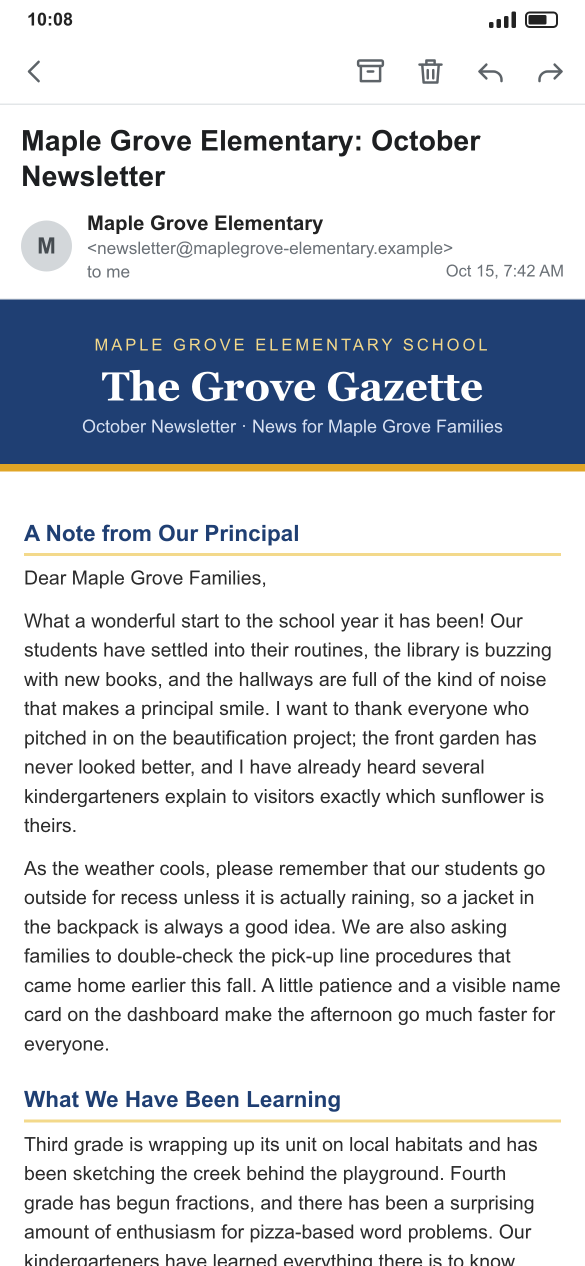
#> input picture marketing/hero/phone-before-1x@3x.png, 1170 x 2532 px, found by its file name (shown at 1/2 size)
$ python make-dense-crops.py
#> lines starting #> are read from the running program, lines starting #| are printed output that depends on the picture
#!/usr/bin/env python3
"""Build the two 'dense wall of text' BEFORE crops used by the 2026-10-16 hero banner pack.

Both are straight pixel crops of the real, already-rendered 1:1 fictional newsletter
(hero-newsletter-before.png and hero-newsletter-before-desktop@2x.png), so every word is
exactly what is in the newsletter. Nothing is redrawn. The only edit is a soft white fade
at the bottom so it reads as 'this goes on and on'.

Run from marketing/hero/:  python3 source/make-dense-crops.py
Needs Pillow (already on this Mac).
"""
from PIL import Image

def fade_bottom(img, fade_px):
    w, h = img.size
    mask = Image.new("L", (1, h), 0)
    px = mask.load()
    for y in range(h):
        d = y - (h - fade_px)
        px[0, y] = 0 if d <= 0 else min(255, int(255 * (d / fade_px) ** 1.3))
    mask = mask.resize((w, h))
    white = Image.new("RGB", (w, h), (255, 255, 255))
    return Image.composite(white, img, mask)

# 1) PHONE: real phone header (status strip + back arrow + 4 icons, top 210px of the 1:1 phone render)
#    + the dense 'Upcoming Happenings' stretch of the full newsletter, like the email scrolled down.
#    1170 x 2532 = 390:844 (same shape as hero-phone-before-screen@3x.png).
phone = Image.open("phone-before-1x@3x.png").convert("RGB")
#> phone is the input picture: PIL image 1170x2532 RGB; mean R, G, B 212.8, 216.4, 221.9
full = Image.open("hero-newsletter-before.png").convert("RGB")
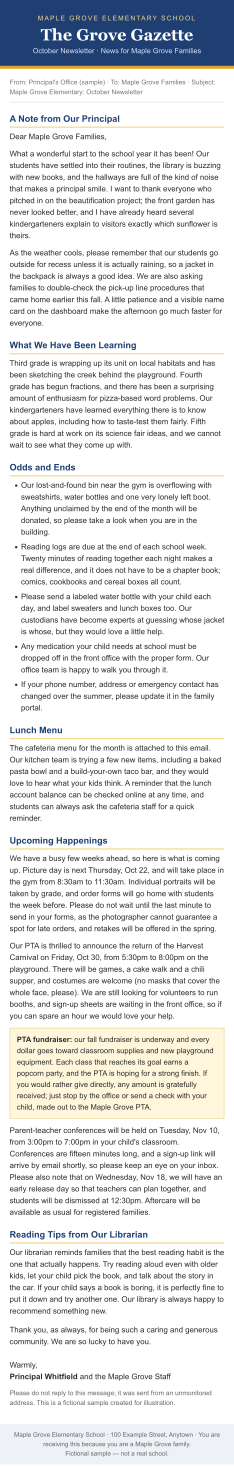
#> input picture marketing/hero/hero-newsletter-before.png, 1170 x 7335 px, found by its file name (shown at 1/5 size)
#> full is the input picture: PIL image 1170x7335 RGB; mean R, G, B 227.9, 228.8, 229.3
HEAD = 210
Y0 = 3775
out = Image.new("RGB", (1170, 2532), (255, 255, 255))
#> out: PIL image 1170x2532 RGB; every value is 255
out.paste(phone.crop((0, 0, 1170, HEAD)), (0, 0))
body = full.crop((0, Y0, 1170, Y0 + 2532 - HEAD))
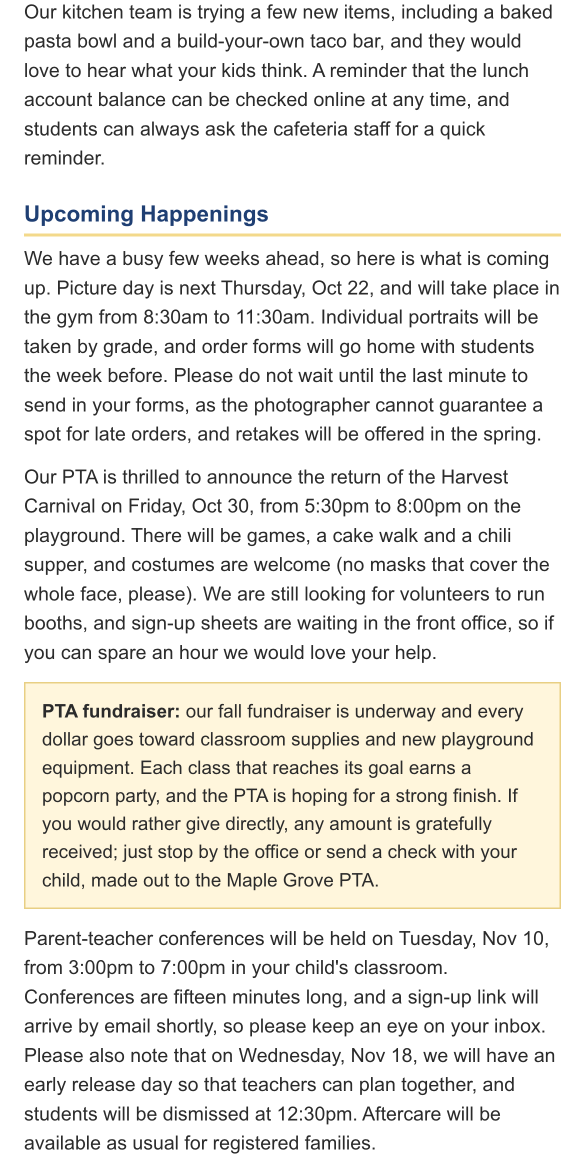
#> body: PIL image 1170x2322 RGB (shown at 1/2 size); mean R, G, B 234.3, 232.8, 228.4
body = fade_bottom(body, 250)
#> in fade_bottom, `mask = mask.resize((w, h))`:
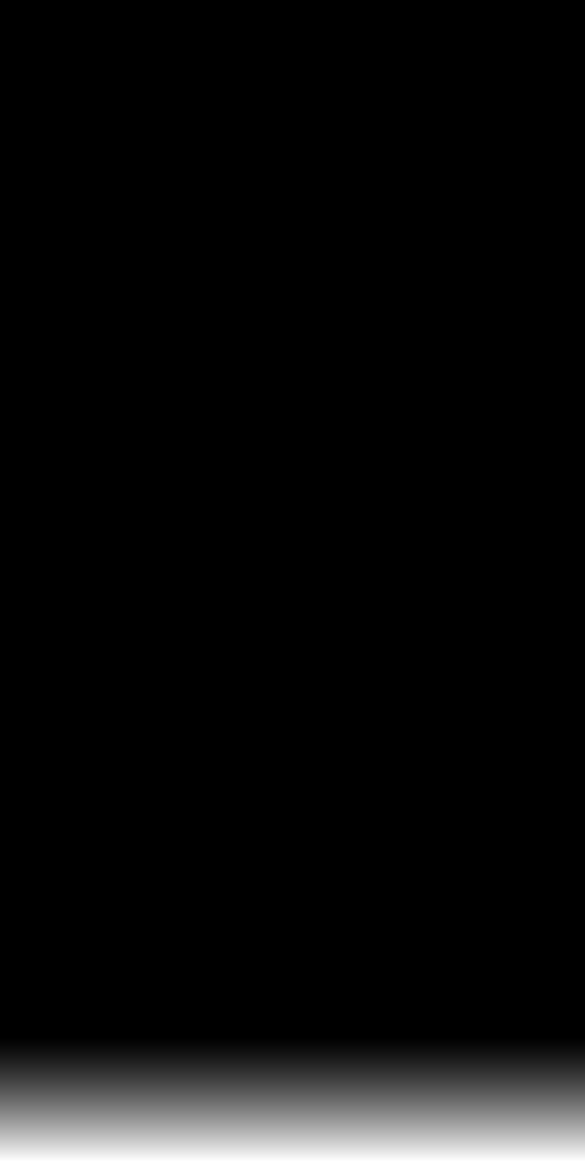
#> mask: PIL image 1170x2322 L (shown at 1/2 size); min 0, max 253, mean 11.8
#> in fade_bottom, `white = Image.new("RGB", (w, h), (255, 255, 255))`: white: PIL image 1170x2322 RGB; every value is 255
out.paste(body, (0, HEAD))
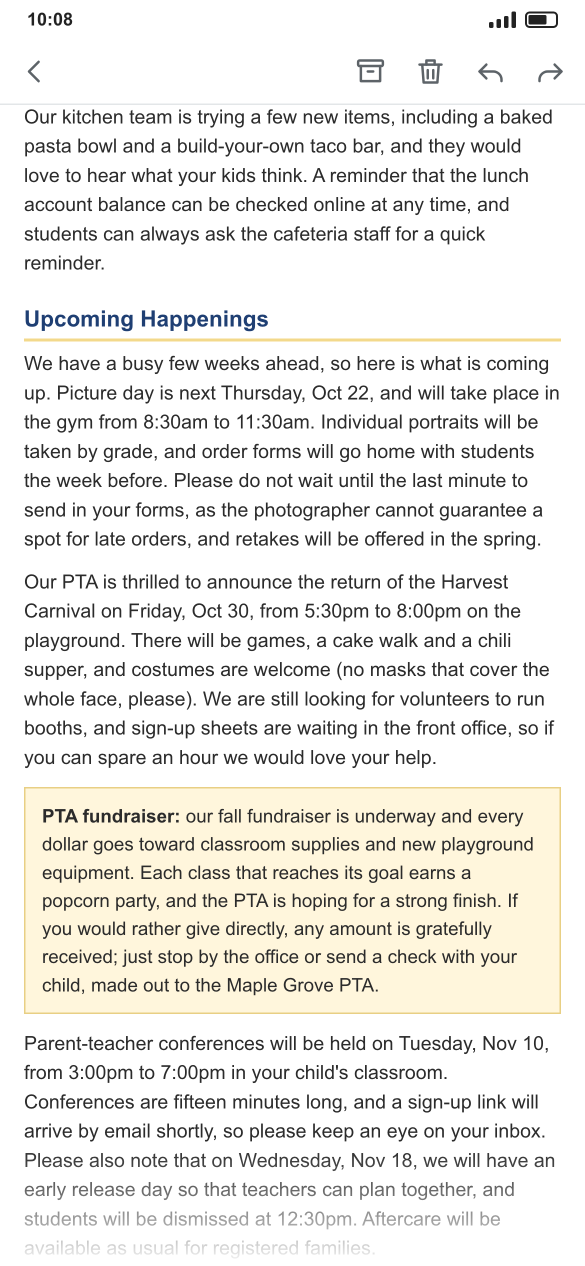
#> out: PIL image 1170x2532 RGB (shown at 1/2 size); mean R, G, B 236.4, 235.1, 231
out.save("hero-phone-before-dense@3x.png", optimize=True)

# 2) WIDE: desktop-width newsletter body (dates stretch), 1320 x 960 (11:8), 2x density.
desk = Image.open("hero-newsletter-before-desktop@2x.png").convert("RGB")
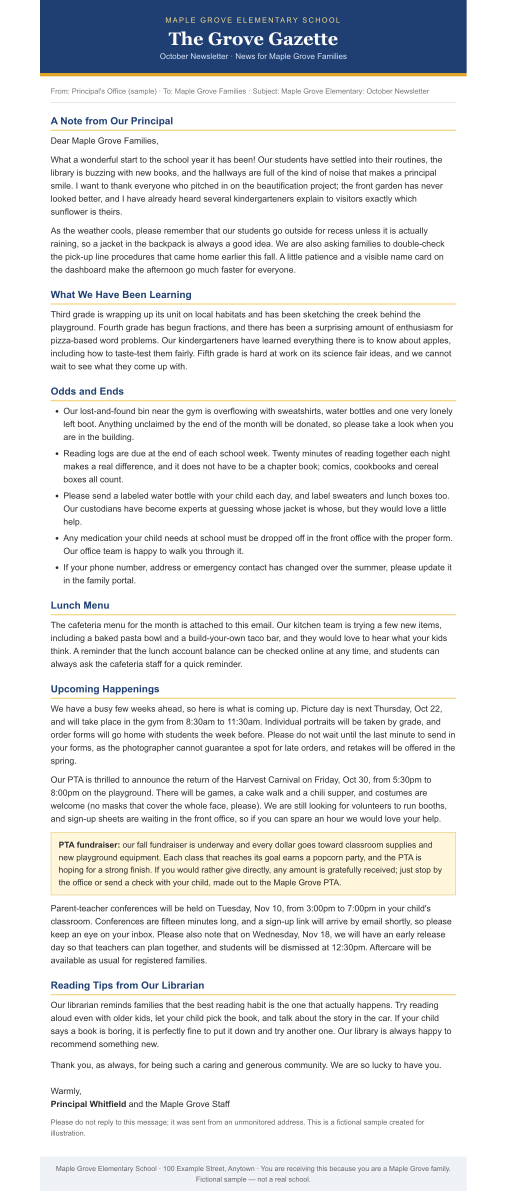
#> input picture marketing/hero/hero-newsletter-before-desktop@2x.png, 1520 x 3580 px, found by its file name (shown at 1/3 size)
#> desk is the input picture: PIL image 1520x3580 RGB; mean R, G, B 231.4, 232.5, 233.5
X0, Y0w = 100, 1935
wide = desk.crop((X0, Y0w, X0 + 1320, Y0w + 960))
wide = fade_bottom(wide, 150)
#> call 2 of fade_bottom, with fade_px = 150
#> in fade_bottom (call 2), `mask = mask.resize((w, h))`:
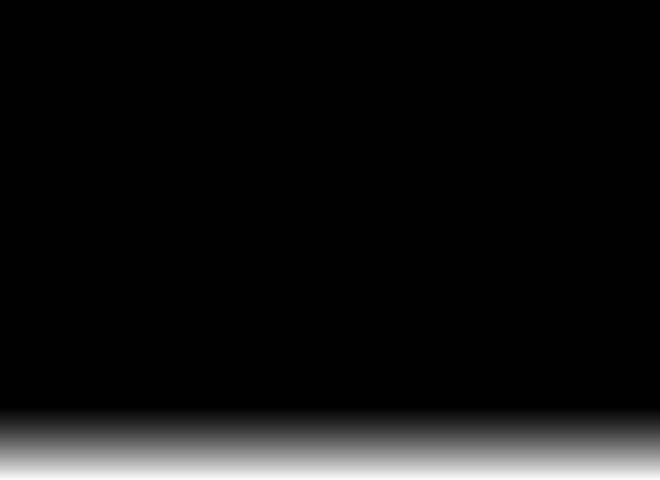
#> mask: PIL image 1320x960 L (shown at 1/2 size); min 0, max 252, mean 17.1
#> in fade_bottom (call 2), `white = Image.new("RGB", (w, h), (255, 255, 255))`: white: PIL image 1320x960 RGB; every value is 255
#> in fade_bottom (call 2), `return Image.composite(white, img, mask)`:
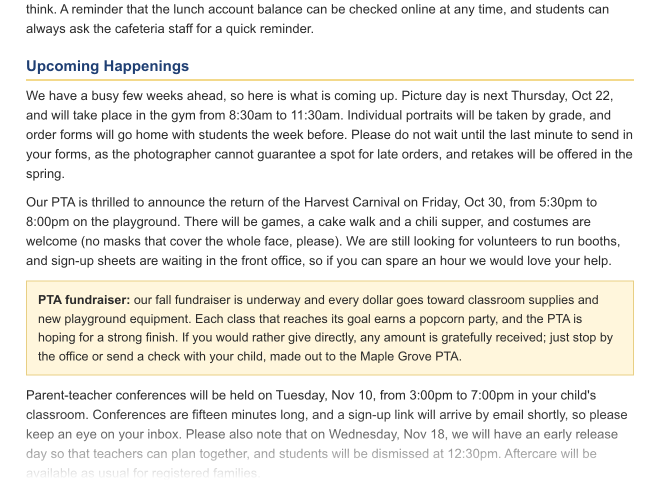
#> returned value: PIL image 1320x960 RGB (shown at 1/2 size); mean R, G, B 238.1, 236.5, 231.8
wide.save("hero-wide-before-dense@2x.png", optimize=True)
print("ok")
